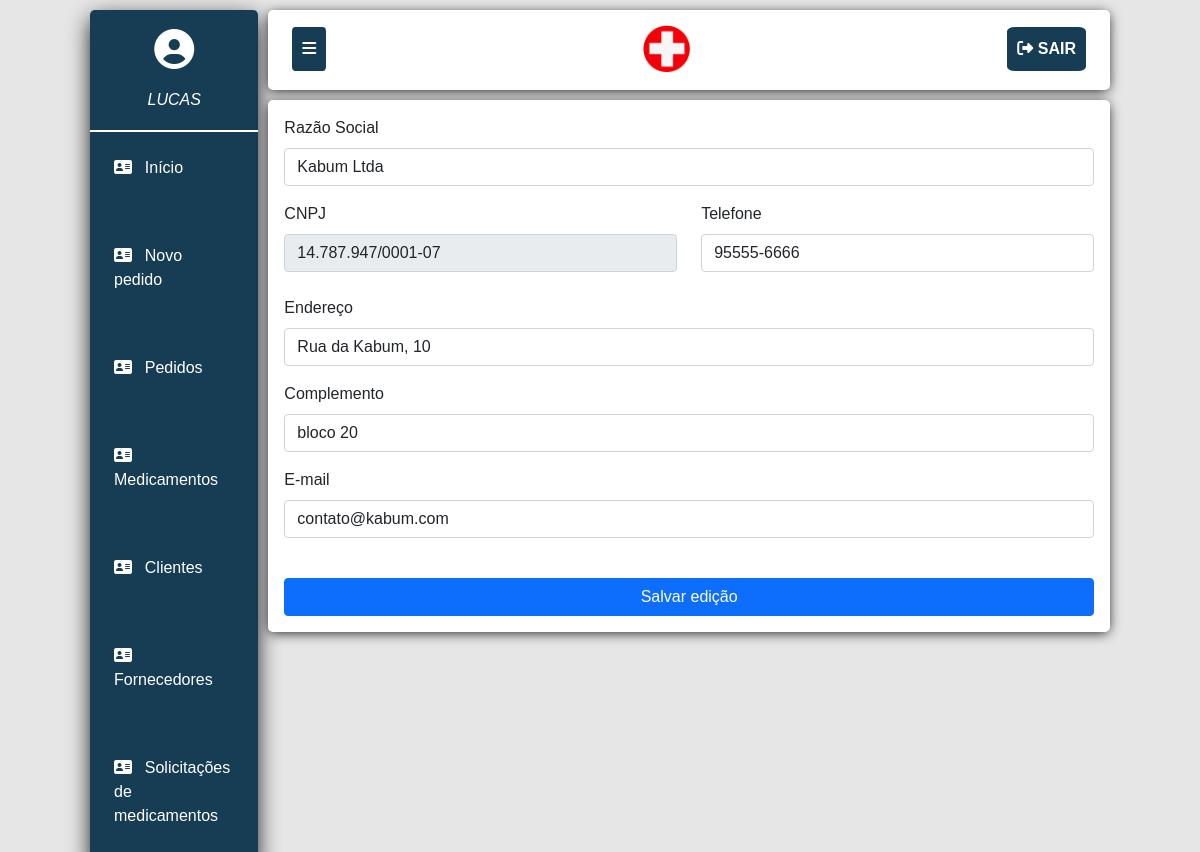
The page /editarFornecedor.php?ef=1 (signed in) on the database its author committed.
### tables this page shows
CREATE TABLE `fornecedor` (
  `idFornecedor` int(11) NOT NULL,
  `nome` varchar(100) NOT NULL,
  `razao_social` varchar(100) NOT NULL,
  `cpfCnpj` varchar(20) NOT NULL,
  `endereco` varchar(200) NOT NULL,
  `complemento` varchar(200) NOT NULL,
  `telefone` varchar(13) NOT NULL,
  `email` varchar(255) NOT NULL
);

### editarFornecedor.php (the view, shortened to what this page needs)
<?php
include ('includes/dashboard.php');
if (isset($_REQUEST['ef'])) {
	$queryFornecedor = "SELECT * FROM fornecedor WHERE idFornecedor = '".$_REQUEST['ef']."'";
	$eQueryFornecedor = mysqli_query($conexao, $queryFornecedor);
	while ($fornecedor = mysqli_fetch_array($eQueryFornecedor)){
		if($fornecedor['nome'] != ""){$nome = $fornecedor['nome']; $nrz = 1;}
	  	else{$nome = $fornecedor['razao_social']; $nrz = 2;}
	  	$cpfCnpj = $fornecedor['cpfCnpj'];
	  	$endereco = $fornecedor['endereco'];
	  	$complemento = $fornecedor['complemento'];
	  	$telefone = $fornecedor['telefone'];
	  	$email = $fornecedor['email']; ?>
	  		<div style="padding: 1rem;">
		  		<form method="post">
				  <?php if($nrz == 2) {?>
					  <div class="mb-3">
						<label for="razao_social" class="form-label">Razão Social</label>
						<input type="text" class="form-control" name="razao_socialNF" value="<?= $nome?>">
					  </div>
				  <?php } ?>
				  <div class="row">
					  <?php if($nrz == 2) {?>
						  <div class="col-lg-6">
							<label for="cnpj" class="form-label">CNPJ</label>
							<input type="text" class="form-control" name="cnpjNF" value="<?= $cpfCnpj?>" Readonly>
						  </div>
					  <?php } ?>
					  <div class="col-lg-6">
						<label for="telefone" class="form-label">Telefone</label>
						<input type="text" class="form-control telefoneNF" name="telefoneNF" value="<?= $telefone?>">
					  </div>
				  </div><br>
				  <div class="mb-3">
					<label for="endereco" class="form-label">Endereço</label>
					<input type="text" class="form-control" name="enderecoNF" value="<?= $endereco?>">
				  </div>
				  <div class="mb-3">
					<label for="complemento" class="form-label">Complemento</label>
					<input type="text" class="form-control" name="complementoNF" value="<?= $complemento?>">
				  </div>
				  <div class="mb-3">
					<label for="email" class="form-label">E-mail</label>
					<input type="email" class="form-control" name="emailNF" value="<?= $email?>">
				  </div><br>
		          <button style="width: 100%;" type="submit" class="btn btn-primary">Salvar edição</button>
				</form>
			</div>
	<?php }
}
?>
<?php
include ('includes/footer.php');
?>

### css/estilo.css (style rules this page uses)
* { box-sizing: border-box; margin: 0; padding: 0; }
body { margin: 0 7.5% !important; font-family: 'Raleway', sans-serif; background-color: rgb(230,230,230); }

### rows shown on the page
fornecedor: razao_socialNF "Kabum Ltda", cnpjNF "14.787.947/0001-07", telefoneNF "95555-6666", enderecoNF "Rua da Kabum, 10", complementoNF "bloco 20", emailNF "contato@kabum.com"

### other values the page prints
$_SESSION['usuario'] "LUCAS"
